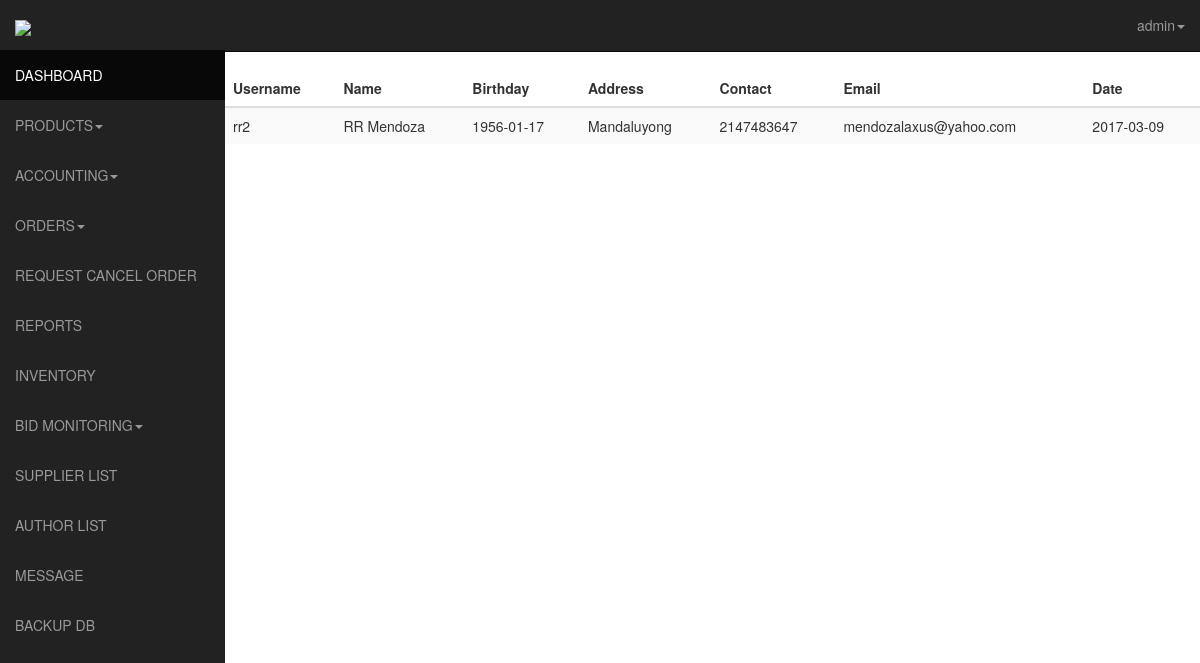
Before: /admin/supplierlist.php (signed in) with the older database file.
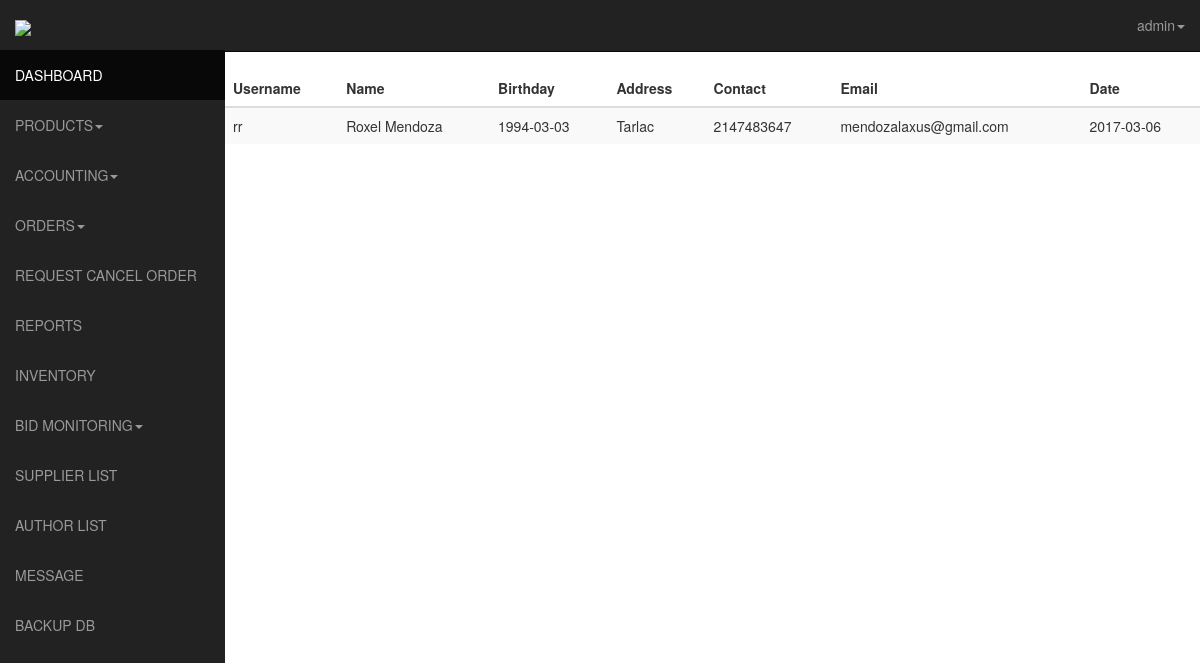
After: the same page with the newer database file.
### tables this page shows
CREATE TABLE IF NOT EXISTS `users` (
  `id` int(11) NOT NULL AUTO_INCREMENT,
  `usn` varchar(50) NOT NULL,
  `fname` varchar(120) NOT NULL,
  `lname` varchar(120) NOT NULL,
  `birthday` date NOT NULL,
  `address` varchar(60) NOT NULL,
  `contact` int(11) NOT NULL,
  `email` varchar(120) NOT NULL,
  `password` varchar(128) NOT NULL,
  `activate` int(11) NOT NULL,
  `code` int(11) NOT NULL,
  `date` date NOT NULL,
  `block` int(11) NOT NULL,
  `pic` int(11) NOT NULL,
  `ext` varchar(5) NOT NULL,
  `admin` int(11) NOT NULL,
  `user_type` int(10) NOT NULL,
  PRIMARY KEY (`id`)
);

### admin/supplierlist.php (the view, shortened to what this page needs)
<!DOCTYPE html>
<html lang="en">
  <head>
    <link href="css/bootstrap.css" rel="stylesheet">
    <link href="css/sb-admin.css" rel="stylesheet">-->
    <link rel="stylesheet" href="css/morris-0.4.3.min.css">
  </head>
  <body>
    <div id="wrapper">
      <nav class="navbar navbar-inverse  navbar-fixed-top" role="navigation">
      <?php include 'template/sidebar.php';?>
    <?php include 'template/top.php';?>
    </nav>
    <div class="table-responsive">
      <table class="table table-striped">
        <thead>
    <th>Username</th>
    <th>Name</th>
    <th>Birthday</th>
    <th>Address</th>
    <th>Contact</th>
    <th>Email</th>
    <th>Date</th>
  </thead>
  <?php
  $sql = mysql_query("SELECT * FROM users WHERE user_type=3");
  $requestCount = mysql_num_rows($sql);
  if ($requestCount > 0) {
     while ($row = mysql_fetch_array($sql)) {
      $username = $row['usn'];
      $fname = $row['fname'];
      $lname = $row['lname'];
      $birthday = $row['birthday'];
      $address = $row['address'];
      $contact = $row['contact'];
      $email = $row['email'];
      $date = $row['date'];
      echo "
        <tr>
          <td>$username</td>
          <td>$fname $lname</td>
          <td>$birthday</td>
          <td>$address</td>
          <td>$contact</td>
          <td>$email</td>
          <td>$date</td>
        </tr>
      ";
     }
  }
   ?>
      </table>
    </div>
    </div>
    </body>
    </html>

Changed rows visible on the page:
no longer on this page (row edited): users: usn "rr2", fname "RR", lname "Mendoza", birthday "1956-01-17", address "Mandaluyong", contact "2147483647", email "mendozalaxus@yahoo.com", date "2017-03-09"
now on this page (row edited): users: usn "rr", fname "Roxel", lname "Mendoza", birthday "1994-03-03", address "Tarlac", contact "2147483647", email "mendozalaxus@gmail.com", date "2017-03-06"
